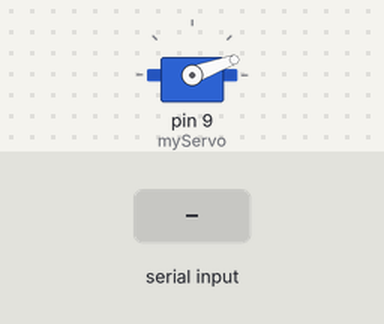
This sketch was run on a simulated Arduino Uno, built with avr-gcc and run on an emulated ATmega328P. On the bench: servo. Inputs (shaded band) come from the test bench.

Above: at 1.2 s.
1.3 s: "C" received over Serial
At 2.5 s:
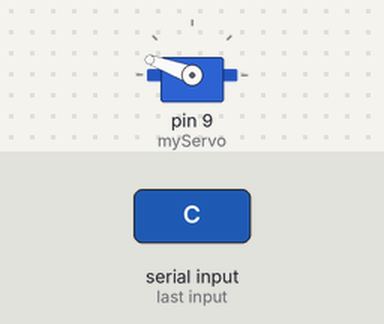
2.8 s: "O" received over Serial
At 3.7 s:
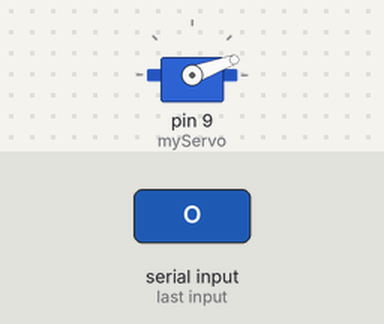
Timing chart, 0 to 5.8 s (numbered marks = the images above; inputs shaded):
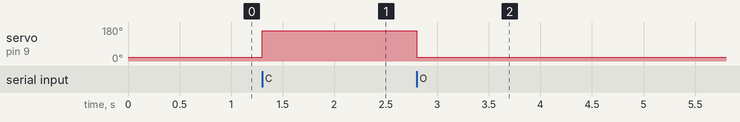

The sketch:

servomovementarduino.ino
```cpp
#include <Servo.h>

Servo myServo;

// change these if servo is reversed
const int OPEN_ANGLE  = 20;   // angle for "open hand"
const int CLOSE_ANGLE = 160;  // angle for "closed hand"

void setup() {
  Serial.begin(9600);
  myServo.attach(9);       // servo signal pin
  myServo.write(OPEN_ANGLE); // start open
}

void loop() {
  if (Serial.available()) {
    char cmd = Serial.read();

    if (cmd == 'O') {           // open
      myServo.write(OPEN_ANGLE);
    } else if (cmd == 'C') {    // close
      myServo.write(CLOSE_ANGLE);
    }
    // you can ignore other characters or add more if you want
  }
}
```

Measured:
- after the input at 1.3 s, servo on pin 9 (myServo): 20° → 160° at once
- after the input at 2.8 s, servo on pin 9 (myServo): 160° → 20° at once
